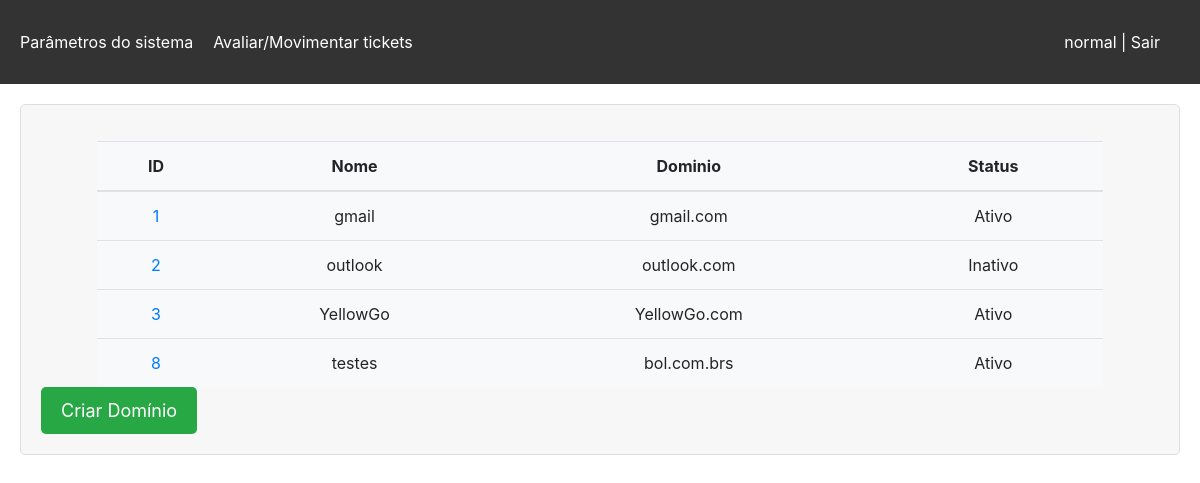
The page /systemParams.php (signed in) on the database its author committed.
### tables this page shows
CREATE TABLE `domains` (
  `id` int NOT NULL AUTO_INCREMENT,
  `name` varchar(255) NOT NULL,
  `domain` varchar(255) NOT NULL,
  `status` enum('Ativo','Inativo') NOT NULL,
  `created_by` int NOT NULL,
  `created_at` timestamp NULL DEFAULT CURRENT_TIMESTAMP,
  `updated_at` timestamp NULL DEFAULT CURRENT_TIMESTAMP ON UPDATE CURRENT_TIMESTAMP,
  PRIMARY KEY (`id`)
);

### app/Db/Database.php (called while the page is built, shortened)
<?php
class Database{
  private $table;
  private $connection;
  public function __construct($table = null){
    $this->table = $table;
  }
  private function setConnection(){
    try{
      $this->connection = new PDO('mysql:host='.self::HOST.';dbname='.self::NAME,self::USER,self::PASS);
      $this->connection->setAttribute(PDO::ATTR_ERRMODE,PDO::ERRMODE_EXCEPTION);
    }catch(PDOException $e){
      die('ERROR: '.$e->getMessage());
    }
  }
  public function execute($query,$params = []){
    try{
      $statement = $this->connection->prepare($query);
      $statement->execute($params);
      return $statement;
    }catch(PDOException $e){
      die('ERROR: '.$e->getMessage());
    }
  }
  public function select($where = null, $order = null, $limit = null, $fields = '*'){
    $where = !empty($where) ? 'WHERE '.$where : '';
    $order = !empty($order) ? 'ORDER BY '.$order : '';
    $limit = !empty($limit) ? 'LIMIT '.$limit : '';
    $query = 'SELECT '.$fields.' FROM '.$this->table.' '.$where.' '.$order.' '.$limit;
    $result = $this->execute($query);
    $data = $result->fetchAll(PDO::FETCH_ASSOC);
    return $data;
  }
}

### app/Entity/Domain.php (called while the page is built, shortened)
<?php
class Domain
{
    public function getAllDomains()
    {
        $obDatabase = new Database('domains');
        $data = $obDatabase->select();
        return $data;
    }
}

### systemParams.php (the view, shortened to what this page needs)
<?php
$domainsInfo = new Domain();
$domainsData = $domainsInfo->getAllDomains();
$resultados = '';
foreach ($domainsData as $domain) {
    $resultados .= '<tr>
                      <td><a href="domainId.php?id=' . $domain['id'] . '">' . $domain['id'] . '</a></td>
                      <td>' . $domain['name'] . '</td>
                      <td>' . $domain['domain'] . '</td>
                      <td>' . $domain['status'] . '</td>
                    </tr>';
}
include __DIR__ . '/includes/header.php';
?>
<main>
    <section>
        <table class="table bg-light mt-3 table-center">
            <thead>
                <tr>
                    <th>ID</th>
                    <th>Nome</th>
                    <th>Dominio</th>
                    <th>Status</th>
                </tr>
            </thead>
            <tbody>
                <?= $resultados ?>
            </tbody>
        </table>
        <button id="createButton" type="button" class="btn btn-success mx-auto">Criar Domínio</button>
    </section>
</main>
<?php
include __DIR__ . '/includes/footer.php';
?>

### includes/header.php (shortened to what this page needs)
<!DOCTYPE html>
<html>
<head>
    <link rel="stylesheet" href="https://maxcdn.bootstrapcdn.com/bootstrap/4.5.2/css/bootstrap.min.css">
</head>
<body>
    <div class="navbar">
        <ul>
            <li><a href="systemParams.php">Parâmetros do sistema</a></li>
            <li><a href="#">Avaliar/Movimentar tickets</a></li>
        </ul>
        <div class="content">
            <?= $_SESSION['name_usuario'] ?> | <a href="?logout=true">Sair</a>
        </div>
    </div>

### includes/footer.php (shortened to what this page needs)
</body>
</html>

### includes/header.php (style rules this page uses)
* { margin: 0; padding: 0; }
.navbar { display: flex; justify-content: space-between; align-items: center; background-color: #333; color: #fff; padding: 10px 20px; }
.navbar ul { list-style: none; padding: 0; margin: 0; display: flex; }
.navbar li { margin-right: 20px; }
.navbar a { text-decoration: none; color: #fff; }
.content { text-align: right; padding: 20px; }
.table-center { margin: 0 auto; width: 90%; text-align: center; }

### systemParams.php (style rules this page uses)
main { margin: 20px; padding: 20px; background-color: #f7f7f7; border: 1px solid #ddd; border-radius: 5px; }
.btn { padding: 10px 20px; font-size: 18px; border: none; cursor: pointer; border-radius: 5px; margin-right: 10px; }
.btn-success { background-color: #28a745; color: #fff; }

### rows shown on the page
domains: id "1", name "gmail", domain "gmail.com", status "Ativo"
domains: id "2", name "outlook", domain "outlook.com", status "Inativo"
domains: id "3", name "YellowGo", domain "YellowGo.com", status "Ativo"
domains: id "8", name "testes", domain "bol.com.brs", status "Ativo"

### other values the page prints
$_SESSION['name_usuario'] "normal"
